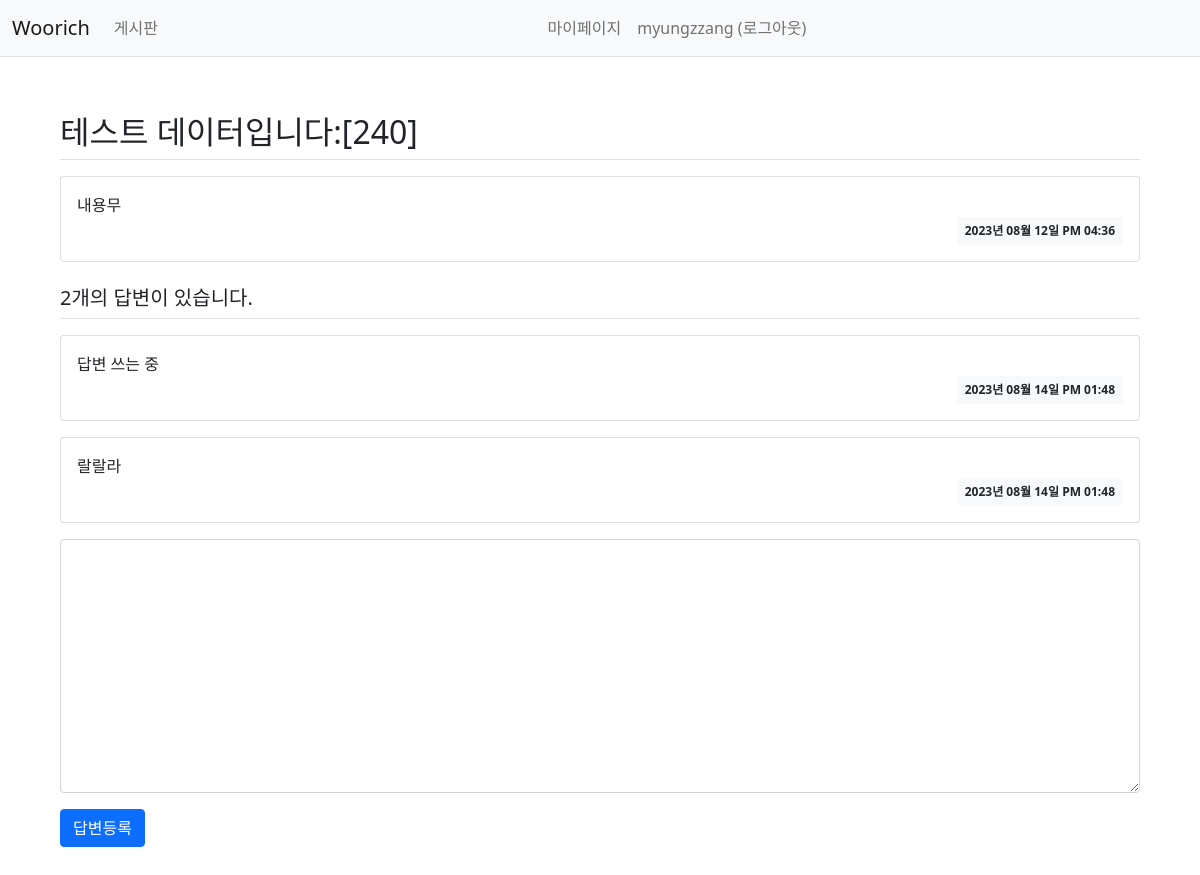
The app's page /question/detail/245/ (signed in) with its own data.
### woorichApp/models.py (models this page shows, shortened)
class User(db.Model):
    id = db.Column(db.Integer, primary_key=True)
    username = db.Column(db.String(150), unique=True, nullable=False)
    password = db.Column(db.String(300), nullable=False)
    email = db.Column(db.String(120), unique=True, nullable=False)

class Question(db.Model):
    id = db.Column(db.Integer, primary_key=True)
    subject = db.Column(db.String(200), nullable=False)
    content = db.Column(db.Text(), nullable=False)
    create_date = db.Column(db.DateTime(), nullable=False)

class Answer(db.Model):
    id = db.Column(db.Integer, primary_key=True)
    question_id = db.Column(db.Integer, db.ForeignKey('question.id', ondelete='CASCADE'))
    question = db.relationship('Question', backref=db.backref('answer_set'))
    content = db.Column(db.Text(), nullable=False)
    create_date = db.Column(db.DateTime(), nullable=False)

### woorichApp/views/question_views.py (the view)
@bp.route('/detail/<int:question_id>/')
def detail(question_id):
    form = AnswerForm()
    question = Question.query.get_or_404(question_id)
    return render_template('question/question_detail.html', question=question, form=form)

### woorichApp/forms.py
class AnswerForm(FlaskForm):
    content = TextAreaField('내용', validators=[DataRequired('내용은 필수입력 항목입니다.')])

### woorichApp/filter.py (called while the page is built)
def format_datetime(value, fmt='%Y년 %m월 %d일 %p %I:%M'):
    return value.strftime(fmt)

### woorichApp/views/auth_views.py (called while the page is built)
@bp.before_app_request
def load_logged_in_user():
    user_id = session.get('user_id')
    if user_id is None:
        g.user = None
    else:
        g.user = User.query.get(user_id)

### woorichApp/templates/question/question_detail.html (shortened to what this page needs)
{% extends 'layouts/base.html' %}
{% block content %}
<div class="container my-3">
    <h2 class="border-bottom py-2">{{ question.subject }}</h2>
    <div class="card my-3">
        <div class="card-body">
            <div class="card-text" style="white-space: pre-line;">{{ question.content }}</div>
            <div class="d-flex justify-content-end">
                <div class="badge bg-light text-dark p-2">
                    {{ question.create_date|datetime }}
                </div>
            </div>
        </div>
    </div>
    <h5 class="border-bottom my-3 py-2">{{ question.answer_set|length }}개의 답변이 있습니다.</h5>
    {% for answer in question.answer_set %}
    <div class="card my-3">
        <div class="card-body">
            <div class="card-text" style="white-space: pre-line;">{{ answer.content }}</div>
            <div class="d-flex justify-content-end">
                <div class="badge bg-light text-dark p-2">
                    {{ answer.create_date|datetime }}
                </div>
            </div>
        </div>
    </div>
    {% endfor %}
    <form action="{{ url_for('answer.create', question_id=question.id) }}" method="post" class="my-3">
        <div class="mb-3">
            <textarea name="content" id="content" class="form-control" rows="10"></textarea>
        </div>
        <input type="submit" value="답변등록" class="btn btn-primary">
    </form>
</div>
{% endblock %}

### woorichApp/templates/includes/navbar.html (shortened to what this page needs)
<nav class="navbar navbar-expand-lg navbar-light bg-light border-bottom">
    <div class="container-fluid">
        <a class="navbar-brand" href="{{ url_for('main.index') }}">Woorich</a>
        <div class="collapse navbar-collapse" id="navbarSupportedContent">
            <ul class="navbar-nav me-auto mb-2 mb-lg-0">
                    <a class="nav-link" href="{{ url_for('question._list') }}">게시판</a>
            </ul>
            {% if g.user %}
            <ul class="navbar-nav me-auto mb-2 mb-lg-0">
                <li class="nav-item">
                    <a class="nav-link" href="{{ url_for('mypage.mypage') }}">마이페이지</a>
                </li>
                <li class="nav-item ">
                    <a class="nav-link" href="{{ url_for('auth.logout') }}">{{ g.user.username }} (로그아웃)</a>
                </li>
            </ul>
            {% endif %}
        </div>
    </div>
</nav>

### records on screen
User: user.username "myungzzang"
Question: subject "테스트 데이터입니다:[240]", content "내용무", create_date "2023년 08월 12일 PM 04:36"
Answer: content "답변 쓰는 중", create_date "2023년 08월 14일 PM 01:48"
Answer: content "랄랄라", create_date "2023년 08월 14일 PM 01:48"

### other values on screen
{{ question.answer_set|length }} "2"
